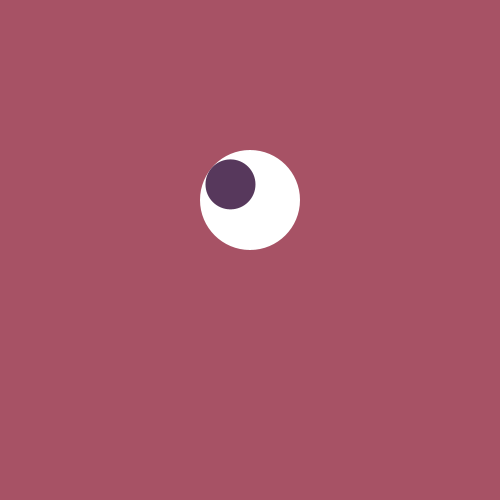
Frame 1 (no input)
Frame 60 (the mouse pressed at the canvas centre just before this capture): identical to frame 1, image omitted
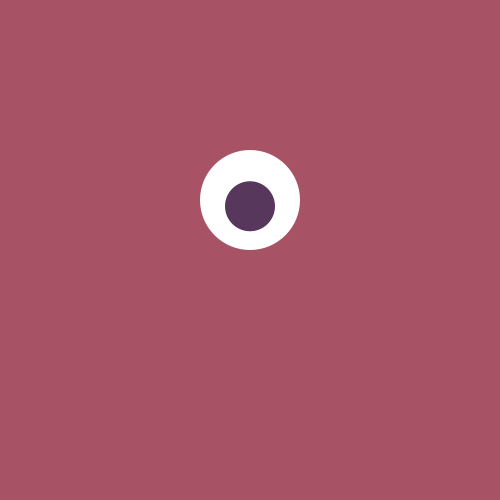
Frame 120 (the mouse held since frame 60 and released just before this capture)

The Processing sketch that drew these frames (run headless with seeded random() and noise(); from frame 60 on, the mouse is pressed at the canvas centre):

// Processing sketch: processing_154661
// ── processing_154661.pde

void setup ()
{
  size (500,500);
  smooth();
}

void draw ()
{
  background (#A75265);
  
  drawEye();
}

void drawEye ()
{
  float eyeCenterX = width/2;
  float eyeCenterY = width*2/5;
  
  float eyeBall = 100;
  float iris = 50;
  
  pushMatrix();
  translate (eyeCenterX, eyeCenterY);
  
  noStroke();
  fill (255);
  ellipse (0, 0, eyeBall, eyeBall);
  
  popMatrix();
  pushMatrix();
  
  
  float angle = atan2 (mouseY-eyeCenterY, mouseX - eyeCenterX);
  float maxDist = 200;
  float dis = dist (mouseX, mouseY, eyeCenterX, eyeCenterY);
  float r = map (dis , 0, maxDist, 0, eyeBall/2 - iris/2);
  
  if (r > eyeBall/2 - iris/2) r = eyeBall/2 - iris/2;
  
  float irisX = eyeCenterX + cos (angle)*r;
  float irisY = eyeCenterY + sin (angle)*r;
  
  
  translate (irisX, irisY);
  
  fill (#57385c);
  ellipse (0, 0, iris, iris);
  
  popMatrix();
}
